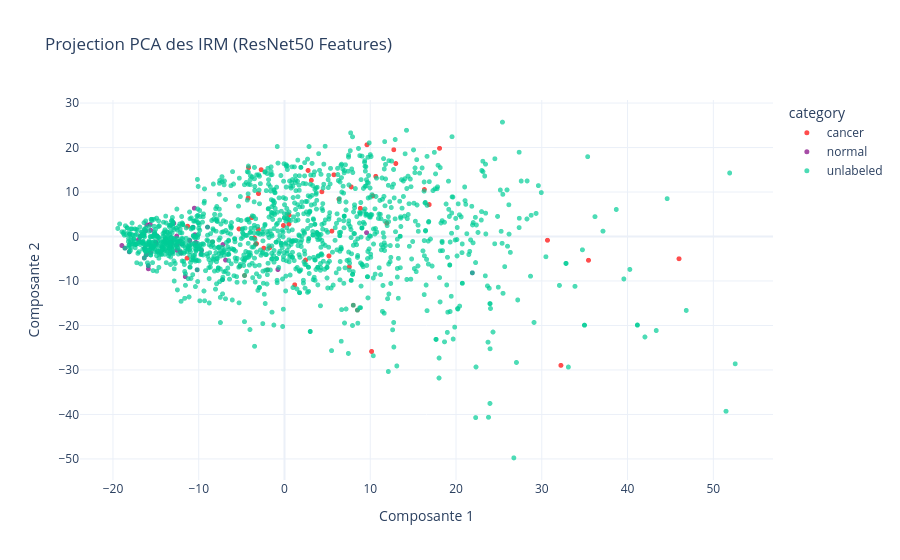

This figure's notebook cell:
### Markdown cell above
## 6. Visualisation

### Code cell
import plotly.express as px

# Création du graphique
fig = px.scatter(
    metadata, 
    x='pca_1', 
    y='pca_2',
    color='category', # Coloration par cancer / normal / unlabeled
    hover_name='filename', # Affiche le nom du fichier au survol
    title='Projection PCA des IRM (ResNet50 Features)',
    labels={'pca_1': 'Composante 1', 'pca_2': 'Composante 2'},
    template='plotly_white',
    color_discrete_map={
        'cancer': 'red',
        'normal': 'purple',
        'unlabeled': 'light gray'
    }
)

# Amélioration du style
fig.update_traces(marker=dict(size=5, opacity=0.7))
fig.show()

### Figure 1 — Plotly figure (JSON) as saved in the notebook; plotly's stock layout.template omitted (floating-point values rounded to 4 significant figures; data arrays with more than 128 entries replaced by an {"elided": "..."} marker saying what was removed)
{"data": [{"hovertemplate": "<b>%{hovertext}</b><br><br>category=cancer<br>Composante 1=%{x}<br>Composante 2=%{y}<extra></extra>", "hovertext": ["0f718241-8f63-4b55-81ce-315324b51069.jpg", "b6a41ca0-aeea-43a8-b629-7c433cf03143.jpg", "7e3f6acd-c9cc-440e-ba01-fedab0462fed.jpg", "bf7004d5-af81-4cf6-8411-b5105eeecda1.jpg", "05340cd4-3bb2-459d-9937-bf27d52d8351.jpg", "4d14c944-eed4-4c4f-8fd9-cbbb53e8f35d.jpg", "546ccef0-d10d-4e24-b3dd-660365910236.jpg", "fb26fe09-029a-4386-a7eb-0b00c87a675d.jpg", "c6c3d533-e366-42ff-9e69-fa2823910709.jpg", "27149ff6-8363-4942-a72a-eb7e38e77099.jpg", "c2df5b36-1533-44b3-8a2e-e74e26bfde2c.jpg", "2fa551e9-5b85-44f6-ab71-6035b4e3f8aa.jpg", "cb4e6fda-be13-454b-bbda-f75e184444d5.jpg", "972144a3-6ecd-47af-a5dd-e91ab48a21b9.jpg", "be3210d7-e2d1-4cc3-ba77-c1941fd0042a.jpg", "5066bf9b-d944-4d40-ba06-d3242c7a4fd1.jpg", "a038584c-fc3c-4f82-9a7c-1c4bb7339c2e.jpg", "c6acea0d-0c31-4ce8-b0f8-b4a610a9477d.jpg", "7565fa51-16fd-4a71-a942-b91713a7a0d6.jpg", "e4412dd3-fd1e-44cc-8258-f136b540c401.jpg", "9ff6e310-b23a-4240-ac18-9fd99bd48e80.jpg", "bb6a90e9-c19c-4a19-b5f8-b11460f393fe.jpg", "3c3d07cb-ec2a-43b0-b8a3-3a51573ad930.jpg", "2d662cc1-509b-4657-a208-6d181aedd5e3.jpg", "85b4ab96-9a8b-4cbf-a771-55f4830978fc.jpg", "ad5ff4c2-0fe6-4e8c-a022-c11fff3643f3.jpg", "d66dbd3f-d03a-43c9-bf95-a97503acc602.jpg", "b79ca26b-a909-4d31-a657-c4f357e3c8e3.jpg", "9973120d-7335-43da-bd9b-3c686afbcf32.jpg", "d8178c68-a01b-4d41-973d-bbd052aa7a4a.jpg", "ed12774e-df91-40f1-aed6-77a5a53ede2d.jpg", "e0eb623a-d168-445a-9ac7-b8736568b57c.jpg", "5af7f2cb-a82b-4635-865e-5b57dbc7a087.jpg", "fc219ce8-d4b3-4015-bb19-3ee1bb963e3e.jpg", "f72a85aa-c5ab-4a91-98ec-01bf004d87e3.jpg", "2b810835-844c-49ff-b0f1-c7a71a0c696c.jpg", "d018fae6-42d9-4de3-acbf-6c2637c28482.jpg", "bbde529e-fccd-4dc5-adfa-622852402a67.jpg", "695f9d7a-083f-4856-83d1-638d13b39c99.jpg", "0c6f3641-60d9-4a76-abe5-de89d55d5f2c.jpg", "9de0f27b-f3db-4bd7-a2ad-6e785ef36cdc.jpg", "e3d3fa80-8a89-4051-b0fa-0c8b4afd2c0a.jpg", "1c043dbb-4623-4769-8e5e-0223bd745040.jpg", "9c3a8bbd-8bdb-4fdc-8573-7897d77224c9.jpg", "73352791-6331-48a0-b0d1-045fb31d376c.jpg", "11a7a426-4806-401e-98b2-b96e7094d1a6.jpg", "46587a13-4250-4d3e-b930-7d7be8f96425.jpg", "90f3723c-bc7e-4ad4-a0d7-574a70952231.jpg", "a8319ab8-471b-4d18-bb47-a377c4f9bd38.jpg", "cc0ae8e9-036f-4ee9-a4ee-6828120e0ea3.jpg"], "legendgroup": "cancer", "marker": {"color": "red", "opacity": 0.7, "size": 5, "symbol": "circle"}, "mode": "markers", "name": "cancer", "showlegend": true, "type": "scattergl", "x": [-3.043, 2.751, -8.397, 16.87, 35.45, -4.185, -3.504, -12.17, -5.207, 10.64, -4.237, 7.786, 11.92, 5.523, -1.737, 4.357, 32.23, 3.131, -5.306, 16.31, -3.369, 46.0, 0.5155, 2.456, 10.15, 18.08, -3.032, 12.74, -11.36, -2.722, 10.3, -3.84, -1.969, -3.264, -4.658, -2.417, 7.562, 8.842, 6.349, -11.29, 9.617, 12.98, 5.179, 30.66, 1.19, 8.506, 0.5242, -0.1292, 8.019, 5.759], "xaxis": "x", "y": [1.565, 14.85, -1.214, 7.174, -5.345, 15.47, -0.3341, -1.036, -6.68, 13.53, 8.651, 11.14, 2.994, 1.21, -2.53, 10.05, -28.97, 12.63, 1.708, 10.55, -1.765, -5.005, 2.788, -5.294, -25.84, 19.82, 9.643, 19.5, -4.868, 15.02, 9.13, 4.228, -7.47, -1.611, -8.768, -2.618, -6.814, 6.336, 8.394, 2.311, 20.62, 16.4, -4.379, -0.8435, -10.86, -16.55, 4.824, 2.481, -15.45, 13.87], "yaxis": "y"}, {"hovertemplate": "<b>%{hovertext}</b><br><br>category=normal<br>Composante 1=%{x}<br>Composante 2=%{y}<extra></extra>", "hovertext": ["3f4cb3e9-75fc-4b40-942c-327f2498b37d.jpg", "4a08dc59-4f77-4ae0-80b4-749dbde82b82.jpg", "cb46329d-12f5-451d-94c6-cb094c101742.jpg", "64b1b1ba-52e5-449d-9537-d2a1e07c0b10.jpg", "0161f9bf-fa93-4d02-8dce-84bfd49fe6a2.jpg", "595aa054-274a-4e4b-9a1b-c0c477c80463.jpg", "6eb7dfc4-dd36-41cb-b5ea-f68c01aab86b.jpg", "b8a6c84a-b258-475d-b97d-7612bad79cad.jpg", "747fe2f6-6c50-4e01-8316-f12c9a0d10e6.jpg", "42ba7707-26c1-42bc-a00f-3d456741ef96.jpg", "14703976-0467-4acb-ade4-8a375ebfd4f9.jpg", "22164f5b-9b9f-4fcc-897a-9f902d730bbe.jpg", "ab973d15-084b-402c-9ffe-3b953ad26f4b.jpg", "3e3f6d78-0983-46a9-8755-a67b5f3f5b20.jpg", "3ebe5f3a-90d3-4e79-af97-3d9584215044.jpg", "6c861380-76ee-490d-bf28-a0232af08c43.jpg", "a0b8c8bc-8784-4af3-843c-f91b0d1e503f.jpg", "1953e998-29b8-4d36-975f-007c4fcb84a3.jpg", "b9b56b95-43de-4c35-8362-400e9271af71.jpg", "41ba782a-10f9-4c8d-8a43-e0b74e3f2329.jpg", "09316c60-86c8-4f24-934e-8d433b8b9d72.jpg", "4a2102b8-0fb8-479a-ad2a-0b5e704489e5.jpg", "c5a4a35f-f192-4df8-b2c7-025b3619cbae.jpg", "2794c549-1ec3-4d08-abed-84ccd53791f3.jpg", "c3c504f7-a12a-42e5-92dc-41d0c0ef0ecd.jpg", "11825cf3-9b35-42d3-ac99-21f26dd2f94e.jpg", "8e1cc70d-cccd-416c-99a5-df64bcadeb26.jpg", "71f8bd3d-58a9-485f-860d-cfca5fd01bae.jpg", "3c213abc-ab17-4037-a8e5-caa7bc1babe1.jpg", "c04639ab-3a69-4632-8740-651317d7a382.jpg", "4660cb59-2980-4933-a315-3326eb72148e.jpg", "defdbef3-bea2-4f32-9d9a-62af1102ebfd.jpg", "2251259e-64fd-44cd-b813-357d0a47e563.jpg", "9e761fb7-da77-4feb-b268-2d873293ee78.jpg", "89b229af-866b-4625-82ea-5e8041b9236c.jpg", "cfda6929-14c5-41b9-b754-6922cb0920dc.jpg", "4131a20d-a19d-4cd9-8791-ee358e6f42d6.jpg", "e30c2ce4-50bd-44a9-8db0-d54f47cc61b5.jpg", "9922995f-dc68-4b39-87c8-68e54635ce32.jpg", "b1453a6d-1a6e-4749-a86d-0650eda15190.jpg", "b24be149-f92f-41bf-bc4f-bf1953122ab8.jpg", "9e28ecf2-b8cd-4ea5-84b3-bf8f92d21f99.jpg", "525c8281-5980-4d11-b608-5176bdeb092b.jpg", "500ef89c-b724-4799-9d49-37f8fdafa1f6.jpg", "692bfc6f-bcec-42a8-90e9-a867895b9a4b.jpg", "7b966204-9ca7-4960-b261-026b29b427c4.jpg", "e3257bee-1143-4866-9d50-618c4ce1413e.jpg", "4a71d847-c91b-481d-b112-3550c6655893.jpg", "2593c9b2-36d5-433b-81bf-44ab993a795e.jpg", "d86f39ec-55a1-4484-bcfd-78d5debb43f8.jpg"], "legendgroup": "normal", "marker": {"color": "purple", "opacity": 0.7, "size": 5, "symbol": "circle"}, "mode": "markers", "name": "normal", "showlegend": true, "type": "scattergl", "x": [-10.33, 21.9, -15.59, -9.712, -18.96, -11.94, -12.57, 9.571, -10.52, -0.7681, -16.07, -7.239, -18.1, -16.21, -17.02, -12.54, -9.677, -15.03, -16.32, -11.04, -14.87, -13.22, -14.96, -10.45, -12.91, -16.35, -16.81, -10.67, -11.57, -15.15, -12.15, -15.74, -12.03, -18.61, -12.52, -13.17, -13.28, -15.62, -15.88, -13.09, -13.29, -10.18, -8.972, -15.54, -16.12, -6.867, -7.187, -15.88, -15.66, -10.67], "xaxis": "x", "y": [-1.332, -8.171, 1.379, -3.917, -2.029, -1.74, 0.09922, 0.8576, 6.366, -7.429, 2.623, -9.711, -3.444, 1.269, -0.7085, -3.106, -3.123, -1.254, -2.672, -0.899, 0.1341, -1.2, -1.617, 0.4053, 2.97, -4.825, 0.08665, 2.084, -9.011, 0.5904, -3.477, -1.744, -3.779, -2.622, -1.905, -1.387, 2.515, -3.602, -6.545, -3.565, -2.213, -7.479, 2.112, -2.439, -4.122, -5.305, -1.818, -7.265, 2.726, 2.084], "yaxis": "y"}, {"hovertemplate": "<b>%{hovertext}</b><br><br>category=unlabeled<br>Composante 1=%{x}<br>Composante 2=%{y}<extra></extra>", "hovertext": {"elided": "1406 str values"}, "legendgroup": "unlabeled", "marker": {"color": "light gray", "opacity": 0.7, "size": 5, "symbol": "circle"}, "mode": "markers", "name": "unlabeled", "showlegend": true, "type": "scattergl", "x": {"elided": "1406 float values"}, "xaxis": "x", "y": {"elided": "1406 float values"}, "yaxis": "y"}], "layout": {"legend": {"title": {"text": "category"}, "tracegroupgap": 0}, "title": {"text": "Projection PCA des IRM (ResNet50 Features)"}, "xaxis": {"anchor": "y", "domain": [0, 1], "title": {"text": "Composante 1"}}, "yaxis": {"anchor": "x", "domain": [0, 1], "title": {"text": "Composante 2"}}}}
